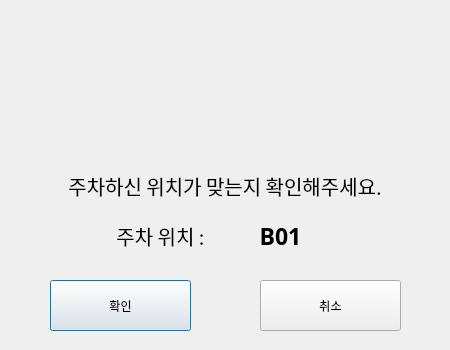
<?xml version="1.0" encoding="UTF-8"?>
<ui version="4.0">
 <class>dialog</class>
 <widget class="QDialog" name="dialog">
  <property name="windowModality">
   <enum>Qt::ApplicationModal</enum>
  </property>
  <property name="geometry">
   <rect>
    <x>0</x>
    <y>0</y>
    <width>450</width>
    <height>350</height>
   </rect>
  </property>
  <property name="windowTitle">
   <string>Dialog</string>
  </property>
  <widget class="QLabel" name="label">
   <property name="geometry">
    <rect>
     <x>0</x>
     <y>20</y>
     <width>450</width>
     <height>141</height>
    </rect>
   </property>
   <property name="frameShape">
    <enum>QFrame::NoFrame</enum>
   </property>
   <property name="text">
    <string/>
   </property>
   <property name="pixmap">
    <pixmap>../image/logo3.png</pixmap>
   </property>
   <property name="alignment">
    <set>Qt::AlignCenter</set>
   </property>
  </widget>
  <widget class="QPushButton" name="yesButton">
   <property name="geometry">
    <rect>
     <x>50</x>
     <y>280</y>
     <width>141</width>
     <height>51</height>
    </rect>
   </property>
   <property name="text">
    <string>확인</string>
   </property>
  </widget>
  <widget class="QPushButton" name="noButton">
   <property name="geometry">
    <rect>
     <x>260</x>
     <y>280</y>
     <width>141</width>
     <height>51</height>
    </rect>
   </property>
   <property name="text">
    <string>취소</string>
   </property>
  </widget>
  <widget class="QLabel" name="warning_2">
   <property name="geometry">
    <rect>
     <x>0</x>
     <y>150</y>
     <width>450</width>
     <height>71</height>
    </rect>
   </property>
   <property name="font">
    <font>
     <family>Gmarket Sans TTF</family>
     <pointsize>15</pointsize>
     <weight>50</weight>
     <bold>false</bold>
    </font>
   </property>
   <property name="text">
    <string>주차하신 위치가 맞는지 확인해주세요.</string>
   </property>
   <property name="alignment">
    <set>Qt::AlignCenter</set>
   </property>
  </widget>
  <widget class="QLabel" name="warning_4">
   <property name="geometry">
    <rect>
     <x>110</x>
     <y>210</y>
     <width>101</width>
     <height>51</height>
    </rect>
   </property>
   <property name="font">
    <font>
     <family>Gmarket Sans TTF</family>
     <pointsize>15</pointsize>
     <weight>50</weight>
     <bold>false</bold>
    </font>
   </property>
   <property name="text">
    <string>주차 위치 :</string>
   </property>
   <property name="alignment">
    <set>Qt::AlignCenter</set>
   </property>
  </widget>
  <widget class="QLabel" name="parkLabel">
   <property name="geometry">
    <rect>
     <x>230</x>
     <y>210</y>
     <width>101</width>
     <height>51</height>
    </rect>
   </property>
   <property name="font">
    <font>
     <family>Gmarket Sans TTF</family>
     <pointsize>17</pointsize>
     <weight>75</weight>
     <bold>true</bold>
    </font>
   </property>
   <property name="text">
    <string>B01</string>
   </property>
   <property name="alignment">
    <set>Qt::AlignCenter</set>
   </property>
  </widget>
 </widget>
 <resources/>
 <connections/>
</ui>
